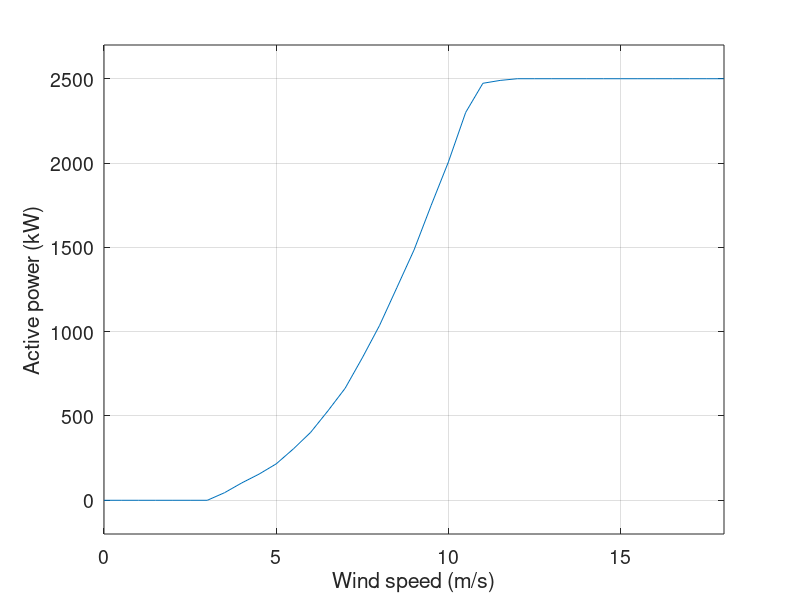

Source code (MATLAB):
close all;
clc;
clear;

% Data in https://www.thewindpower.net/turbine_es_154_fuhrlander_fl-2500-100.php
cW = [0 0.5 1 1.5 2 2.5 3 3.5 4 4.5 5 5.5 6 6.5 7 7.5 8 8.5 9 9.5 10 10.5 11 11.5 12 12.5 13 13.5 14 14.5 15 15.5 16 16.5 17 17.5 18];
cP = [0 0 0 0 0 0 0 45 103 155 216 305 403 530 664 845 1037 1260 1484 1750 2007 2300 2473 2490 2500 2500 2500 2500 2500 2500 2500 2500 2500 2500 2500 2500 2500];

plot(cW, cP, 'MarkerSize', 14, 'DisplayName', 'Expected curve');
xlabel('Wind speed (m/s)');
ylabel('Active power (kW)');
ylim([-200 2700])
xlim([0 18])
grid on
set(gca, 'FontSize', 14);

